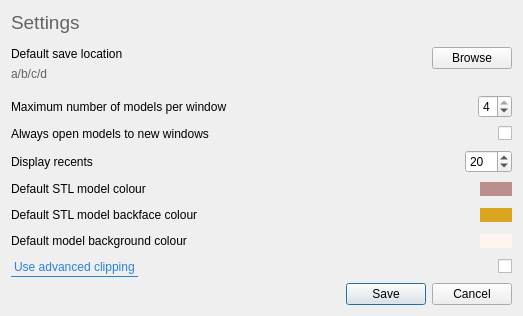
<?xml version="1.0" encoding="UTF-8"?>
<ui version="4.0">
 <class>settingsDialog</class>
 <widget class="QDialog" name="settingsDialog">
  <property name="windowModality">
   <enum>Qt::ApplicationModal</enum>
  </property>
  <property name="geometry">
   <rect>
    <x>0</x>
    <y>0</y>
    <width>523</width>
    <height>316</height>
   </rect>
  </property>
  <property name="sizePolicy">
   <sizepolicy hsizetype="Fixed" vsizetype="Fixed">
    <horstretch>0</horstretch>
    <verstretch>0</verstretch>
   </sizepolicy>
  </property>
  <property name="minimumSize">
   <size>
    <width>0</width>
    <height>0</height>
   </size>
  </property>
  <property name="maximumSize">
   <size>
    <width>523</width>
    <height>316</height>
   </size>
  </property>
  <property name="windowTitle">
   <string>Dialog</string>
  </property>
  <property name="windowIcon">
   <iconset resource="../../Resources/resources.qrc">
    <normaloff>:/Resources/kurusview.png</normaloff>:/Resources/kurusview.png</iconset>
  </property>
  <layout class="QVBoxLayout" name="verticalLayout_4">
   <item>
    <layout class="QVBoxLayout" name="verticalLayout_3">
     <item>
      <widget class="QLabel" name="label_10">
       <property name="styleSheet">
        <string notr="true">QLabel { color: #636363; font-weight: bold; font: 14pt  ; }</string>
       </property>
       <property name="text">
        <string>Settings</string>
       </property>
       <property name="margin">
        <number>1</number>
       </property>
      </widget>
     </item>
     <item>
      <spacer name="verticalSpacer_2">
       <property name="orientation">
        <enum>Qt::Vertical</enum>
       </property>
       <property name="sizeHint" stdset="0">
        <size>
         <width>20</width>
         <height>40</height>
        </size>
       </property>
      </spacer>
     </item>
     <item>
      <layout class="QHBoxLayout" name="horizontalLayout">
       <item>
        <layout class="QVBoxLayout" name="verticalLayout">
         <item>
          <widget class="QLabel" name="label_2">
           <property name="text">
            <string>Default save location</string>
           </property>
          </widget>
         </item>
         <item>
          <widget class="QLabel" name="displayPathLabel">
           <property name="styleSheet">
            <string notr="true">QLabel { color: #636363; }</string>
           </property>
           <property name="text">
            <string>a/b/c/d</string>
           </property>
          </widget>
         </item>
         <item>
          <spacer name="verticalSpacer_3">
           <property name="orientation">
            <enum>Qt::Vertical</enum>
           </property>
           <property name="sizeHint" stdset="0">
            <size>
             <width>20</width>
             <height>40</height>
            </size>
           </property>
          </spacer>
         </item>
        </layout>
       </item>
       <item>
        <spacer name="horizontalSpacer">
         <property name="orientation">
          <enum>Qt::Horizontal</enum>
         </property>
         <property name="sizeHint" stdset="0">
          <size>
           <width>40</width>
           <height>20</height>
          </size>
         </property>
        </spacer>
       </item>
       <item>
        <layout class="QVBoxLayout" name="verticalLayout_2">
         <item>
          <widget class="QPushButton" name="browseButton">
           <property name="text">
            <string>Browse</string>
           </property>
          </widget>
         </item>
         <item>
          <spacer name="verticalSpacer">
           <property name="orientation">
            <enum>Qt::Vertical</enum>
           </property>
           <property name="sizeHint" stdset="0">
            <size>
             <width>20</width>
             <height>40</height>
            </size>
           </property>
          </spacer>
         </item>
        </layout>
       </item>
      </layout>
     </item>
     <item>
      <layout class="QHBoxLayout" name="horizontalLayout_3">
       <item>
        <widget class="QLabel" name="label_3">
         <property name="text">
          <string>Maximum number of models per window</string>
         </property>
        </widget>
       </item>
       <item>
        <spacer name="horizontalSpacer_2">
         <property name="orientation">
          <enum>Qt::Horizontal</enum>
         </property>
         <property name="sizeHint" stdset="0">
          <size>
           <width>40</width>
           <height>20</height>
          </size>
         </property>
        </spacer>
       </item>
       <item>
        <widget class="QSpinBox" name="modelsPerWindowSpin">
         <property name="minimum">
          <number>1</number>
         </property>
         <property name="maximum">
          <number>4</number>
         </property>
         <property name="value">
          <number>4</number>
         </property>
        </widget>
       </item>
      </layout>
     </item>
     <item>
      <layout class="QHBoxLayout" name="horizontalLayout_5">
       <item>
        <widget class="QLabel" name="label_5">
         <property name="text">
          <string>Always open models to new windows</string>
         </property>
        </widget>
       </item>
       <item>
        <spacer name="horizontalSpacer_4">
         <property name="orientation">
          <enum>Qt::Horizontal</enum>
         </property>
         <property name="sizeHint" stdset="0">
          <size>
           <width>40</width>
           <height>20</height>
          </size>
         </property>
        </spacer>
       </item>
       <item>
        <widget class="QCheckBox" name="alwaysOpenOnNewWindowCheck">
         <property name="text">
          <string/>
         </property>
        </widget>
       </item>
      </layout>
     </item>
     <item>
      <layout class="QHBoxLayout" name="horizontalLayout_4">
       <item>
        <widget class="QLabel" name="label_4">
         <property name="text">
          <string>Display recents</string>
         </property>
        </widget>
       </item>
       <item>
        <spacer name="horizontalSpacer_3">
         <property name="orientation">
          <enum>Qt::Horizontal</enum>
         </property>
         <property name="sizeHint" stdset="0">
          <size>
           <width>40</width>
           <height>20</height>
          </size>
         </property>
        </spacer>
       </item>
       <item>
        <widget class="QSpinBox" name="displayRecentsSpin">
         <property name="maximum">
          <number>100</number>
         </property>
         <property name="value">
          <number>20</number>
         </property>
        </widget>
       </item>
      </layout>
     </item>
     <item>
      <layout class="QHBoxLayout" name="horizontalLayout_8">
       <item>
        <widget class="QLabel" name="label_8">
         <property name="text">
          <string>Default STL model colour</string>
         </property>
        </widget>
       </item>
       <item>
        <spacer name="horizontalSpacer_7">
         <property name="orientation">
          <enum>Qt::Horizontal</enum>
         </property>
         <property name="sizeHint" stdset="0">
          <size>
           <width>40</width>
           <height>20</height>
          </size>
         </property>
        </spacer>
       </item>
       <item>
        <widget class="QPushButton" name="defaultModelColour">
         <property name="styleSheet">
          <string notr="true">background-color:  rosybrown; border:none;</string>
         </property>
         <property name="text">
          <string/>
         </property>
        </widget>
       </item>
      </layout>
     </item>
     <item>
      <layout class="QHBoxLayout" name="horizontalLayout_6">
       <item>
        <widget class="QLabel" name="label_6">
         <property name="text">
          <string>Default STL model backface colour</string>
         </property>
        </widget>
       </item>
       <item>
        <spacer name="horizontalSpacer_5">
         <property name="orientation">
          <enum>Qt::Horizontal</enum>
         </property>
         <property name="sizeHint" stdset="0">
          <size>
           <width>40</width>
           <height>20</height>
          </size>
         </property>
        </spacer>
       </item>
       <item>
        <widget class="QPushButton" name="defaultModelBackfaceColour">
         <property name="styleSheet">
          <string notr="true">background-color:  goldenrod; border:none;</string>
         </property>
         <property name="text">
          <string/>
         </property>
        </widget>
       </item>
      </layout>
     </item>
     <item>
      <layout class="QHBoxLayout" name="horizontalLayout_7">
       <item>
        <widget class="QLabel" name="label_7">
         <property name="text">
          <string>Default model background colour</string>
         </property>
        </widget>
       </item>
       <item>
        <spacer name="horizontalSpacer_6">
         <property name="orientation">
          <enum>Qt::Horizontal</enum>
         </property>
         <property name="sizeHint" stdset="0">
          <size>
           <width>40</width>
           <height>20</height>
          </size>
         </property>
        </spacer>
       </item>
       <item>
        <widget class="QPushButton" name="defaultModelBackgroundColour">
         <property name="styleSheet">
          <string notr="true">background-color:  seashell; border:none;</string>
         </property>
         <property name="text">
          <string/>
         </property>
        </widget>
       </item>
      </layout>
     </item>
     <item>
      <layout class="QHBoxLayout" name="horizontalLayout_9">
       <item>
        <widget class="clickableQLabel" name="label_9">
         <property name="toolTip">
          <string extracomment="Coming soon..."/>
         </property>
         <property name="styleSheet">
          <string notr="true">QLabel { border-bottom-width: 1px; border-bottom-style: solid; border-radius: 0px; border-bottom-color: #2a82da; color : #2a82da; }</string>
         </property>
         <property name="text">
          <string>Use advanced clipping</string>
         </property>
        </widget>
       </item>
       <item>
        <spacer name="horizontalSpacer_8">
         <property name="orientation">
          <enum>Qt::Horizontal</enum>
         </property>
         <property name="sizeHint" stdset="0">
          <size>
           <width>40</width>
           <height>20</height>
          </size>
         </property>
        </spacer>
       </item>
       <item>
        <widget class="QCheckBox" name="advancedClippingCheck">
         <property name="text">
          <string/>
         </property>
        </widget>
       </item>
      </layout>
     </item>
    </layout>
   </item>
   <item>
    <widget class="QDialogButtonBox" name="buttonBox">
     <property name="standardButtons">
      <set>QDialogButtonBox::Cancel|QDialogButtonBox::Save</set>
     </property>
    </widget>
   </item>
  </layout>
 </widget>
 <customwidgets>
  <customwidget>
   <class>clickableQLabel</class>
   <extends>QLabel</extends>
   <header location="global">clickableqlabel.h</header>
  </customwidget>
 </customwidgets>
 <resources>
  <include location="../../Resources/resources.qrc"/>
  <include location="../../Resources/resources.qrc"/>
 </resources>
 <connections/>
</ui>
